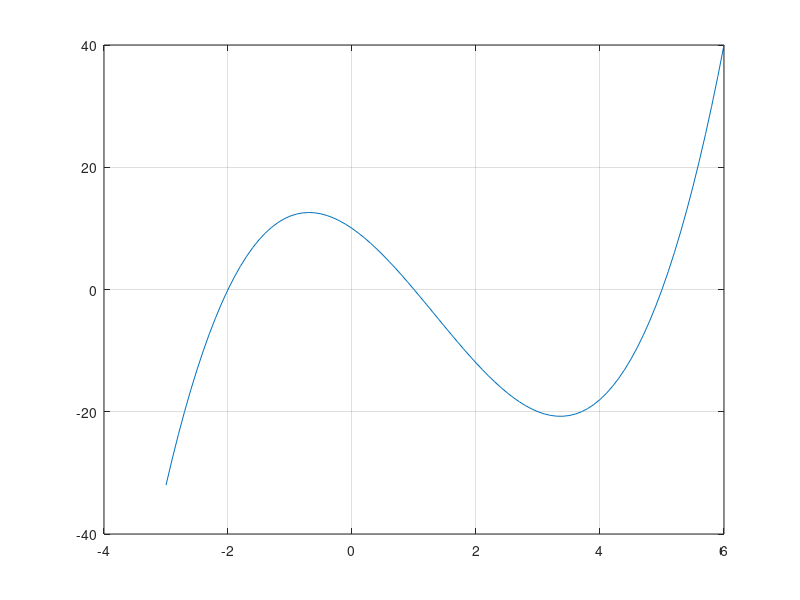

Write the MATLAB code that produced this figure. (Note: this script raises an error after producing the figure.)
%% Polynomials

p=poly([-2 1 5])
R=roots(p)
x=-3:0.1:6;
y=p(1)*x.^3+p(2)*x.^2+p(3)*x+p(4);
plot(x,y)
grid
%% Laplace Transform
% Syms s t %defines s and t as symbolic variable

clear all;
syms s a t

y1=laplace(exp(t)) 
y2=laplace(exp(-t))
y3=laplace(sin(a*t))
y4=laplace(dirac(t),t,s)
y5=laplace(dirac(t-3),t,s)
y6=laplace(heaviside(t))
y7=laplace(heaviside(t-1))
%% Inverse Laplace Transform
% ilaplace(F,s,t): computes Inverse Laplace transform of F on the complex variable 
% s and returns it as a function of the time, t.

ilaplace(a/(s^2+a^2),s,t)
%% Laplace Transform in MIMO
%%
clear all;
A=[1,1;0,1];
syms s t;
Q=expm(A*t) %computes the matrix exponential of M.
G=laplace(Q,t,s)
%% Partial Fraction
%%
clear all;
syms s y
Y=(s+2)*(s+4)/(s*(s+1)*(s+3))
partfrac(Y)
y=ilaplace(Y)
ezplot(y, [0 10 0 3])
%% ODE solution w/ Laplace TF
%%
clear all;
syms s y
Y=2/((s+2)*(s+1)*(s+4))
partfrac(Y)
ysol=ilaplace(Y)
ezplot(ysol, [0 10])

syms s y(t)
Dy = diff(y(t),t)
DDy = diff(y(t),t,2)
LHS=laplace(DDy+5*Dy+4*y,t,s)